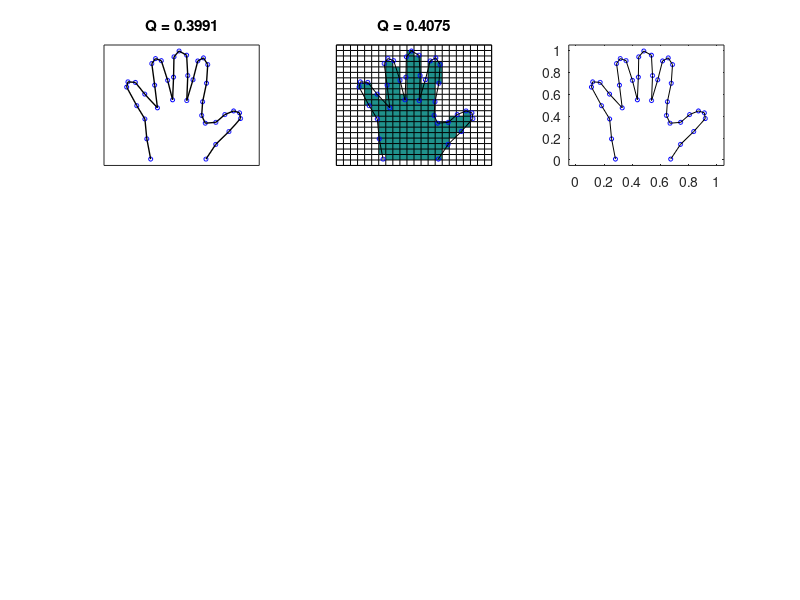

The MATLAB source for this figure: (Note: this script raises an error after producing the figure.)
function handquad
% HANDQUAD

% Load data.

load myhand.dat
x = myhand(:,1);
y = myhand(:,2);
ax = [-.05 1.05 -.05 1.05];

% Area of polygon

shg
clf
subplot(3,3,1)
Q = (x'*y([2:end 1]) - x([2:end 1])'*y)/2
p = plot(x,y,'bo',x,y,'k-');
set(p(1),'markersize',3)
set(p(2:end),'linewidth',1)
axis(ax)
set(gca,'xtick',[],'ytick',[])
title(sprintf('Q = %6.4f',Q))
drawnow

% Grid

subplot(3,3,2)
h = .05;
[u,v] = meshgrid(ax(1):h:ax(2),ax(3):h:ax(4));
k = inpolygon(u+h/2,v+h/2,x,y);
z = NaN*ones(size(u));
z(find(k)) = 0;
pcolor(u,v,z);
axis(ax)
hold on
p = plot(x,y,'bo',x,y,'k-');
set(p(1),'markersize',3)
hold off
Q = nnz(k)*h^2
set(gca,'xtick',[],'ytick',[])
title(sprintf('Q = %6.4f',Q))

% Numerical quadrature in 2-D

subplot(3,3,3)
p = plot(x,y,'bo',x,y,'k-');
set(p(1),'markersize',3)
axis(ax)
hold on
Q = dblquad(@chi,ax(1),ax(2),ax(3),ax(4),.001,[],x,y,p)
set(gca,'xtick',[],'ytick',[])
title(sprintf('Q = %6.4f',Q))
hold off

% print -depsc2 handquad.eps

% ------------------------

function k = chi(u,v,x,y,p)
if all(size(u) == 1), u = u(ones(size(v))); end
if all(size(v) == 1), v = v(ones(size(u))); end
k = inpolygon(u,v,x,y);
if nargin == 5
   plot(u(find(k)),v(find(k)),'.','markersize',6)
   drawnow
end
